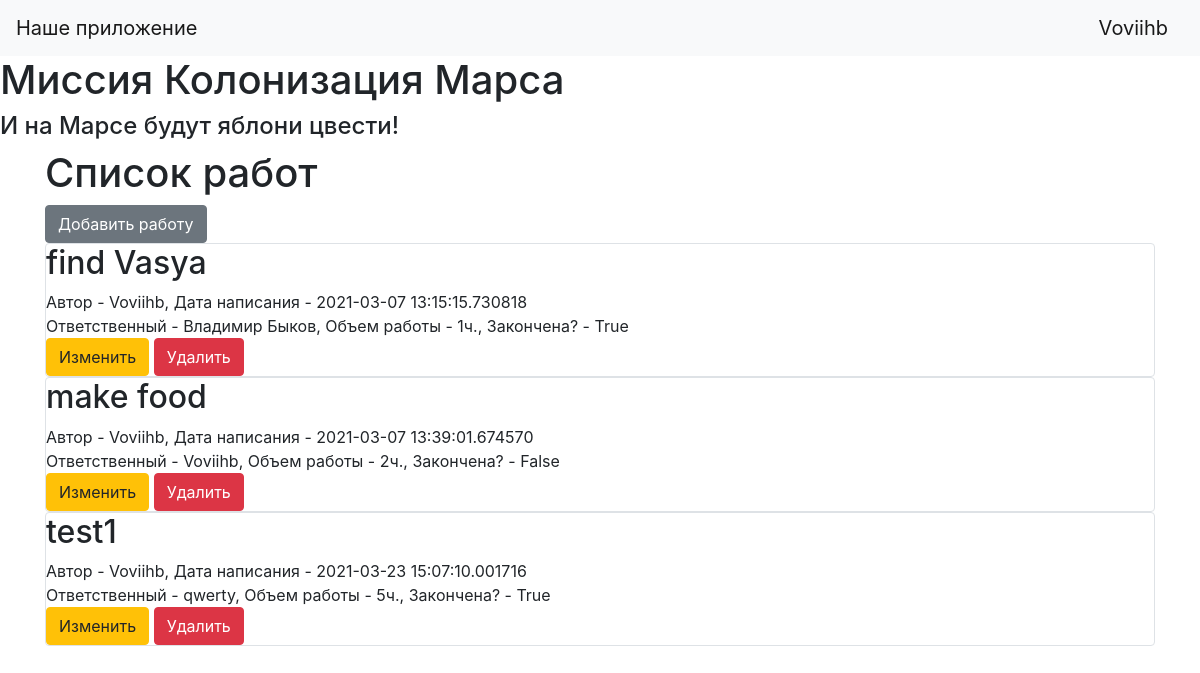
/ (signed in), run on the app's committed database.
### data/users.py (models this page shows, shortened)
class User(SqlAlchemyBase, UserMixin):
    __tablename__ = 'users'
    id = sqlalchemy.Column(sqlalchemy.Integer, primary_key=True, autoincrement=True)
    name = sqlalchemy.Column(sqlalchemy.String, nullable=True)
    about = sqlalchemy.Column(sqlalchemy.String, nullable=True)
    email = sqlalchemy.Column(sqlalchemy.String, index=True, unique=True, nullable=True)
    hashed_password = sqlalchemy.Column(sqlalchemy.String, nullable=True)
    created_date = sqlalchemy.Column(sqlalchemy.DateTime, default=datetime.datetime.now)

### data/jobs.py (models this page shows, shortened)
class Jobs(SqlAlchemyBase):
    __tablename__ = 'jobs'
    id = sqlalchemy.Column(sqlalchemy.Integer, primary_key=True, autoincrement=True)
    job = sqlalchemy.Column(sqlalchemy.String, nullable=True)
    work_size = sqlalchemy.Column(sqlalchemy.Integer, nullable=True)
    collaborators = sqlalchemy.Column(sqlalchemy.String, nullable=True)
    start_date = sqlalchemy.Column(sqlalchemy.DateTime, default=datetime.datetime.now, nullable=True)
    end_date = sqlalchemy.Column(sqlalchemy.DateTime, nullable=True)
    is_finished = sqlalchemy.Column(sqlalchemy.Boolean, nullable=True)
    user_id = sqlalchemy.Column(sqlalchemy.Integer, sqlalchemy.ForeignKey("users.id"))
    user = orm.relationship('User', foreign_keys="Jobs.user_id", backref="jobs")
    team_leader = sqlalchemy.Column(sqlalchemy.Integer, sqlalchemy.ForeignKey("users.id"))
    tl = orm.relation('User', foreign_keys="Jobs.team_leader")

### main.py (the view)
@app.route("/")
def index():
    db_sess = db_session.create_session()
    jobs = db_sess.query(Jobs)
    return render_template("index.html", jobs=jobs)

### data/db_session.py (called while the page is built)
def create_session() -> Session:
    global __factory
    return __factory()

### main.py (called while the page is built)
@login_manager.user_loader
def load_user(user_id):
    db_sess = db_session.create_session()
    return db_sess.query(User).get(user_id)

### templates/index.html (shortened to what this page needs)
{% extends "base.html" %}
{% block content %}
    <h1>Список работ</h1>
    {% if current_user.is_authenticated %}
        <a href="addjob" class="btn btn-secondary">Добавить работу</a>
    {% endif %}
    {% for item in jobs %}
        <div class="col-md6 border rounded">
            <h2>{{ item.job}}</h2>
            <div>
                Автор - {{ item.user.name }}, Дата написания - {{ item.start_date }}
            </div>
            <div>
                Ответственный - {{ item.tl.name }}, Объем работы - {{ item.work_size}}ч., Закончена? - {{ item.is_finished}}
            </div>
            {% if current_user.is_authenticated and current_user == item.user %}
                <div>
                    <a href="/news/{{ item.id }}" class="btn btn-warning">Изменить</a>
                    <a href="/news_delete/{{ item.id }}" class="btn btn-danger">Удалить</a>
                </div>
            {% endif %}
        </div>
    {% endfor %}
{% endblock %}

### templates/base.html (shortened to what this page needs)
<!doctype html>
<html lang="en">
<head>
    <link rel="stylesheet" href="https://stackpath.bootstrapcdn.com/bootstrap/4.4.1/css/bootstrap.min.css">
</head>
  <body>
    <header>
        <nav class="navbar navbar-light bg-light">
        <a class="navbar-brand" href="#">Наше приложение</a>
        {% if current_user.is_authenticated %}
            <a class="navbar-brand" href="/logout">{{ current_user.name }}</a>
        {% else %}
            <p>
                <a class="btn btn-primary " href="/register">Зарегистрироваться</a>
                <a class="btn btn-success" href="/login">Войти</a>
            </p>
        {% endif %}
    </nav>
    </header>
    <h1>Миссия Колонизация Марса</h1>
    <h4>И на Марсе будут яблони цвести!</h4>
    <main role="main" class="container">
        {% block content %}{% endblock %}
    </main>
  </body>
</html>

### data on the page
User: name "Voviihb"
Jobs: job "find Vasya", user.name "Voviihb", start_date "2021-03-07 13:15:15.730818", tl.name "Владимир Быков", work_size "1", is_finished "True"
Jobs: job "make food", user.name "Voviihb", start_date "2021-03-07 13:39:01.674570", tl.name "Voviihb", work_size "2", is_finished "False"
Jobs: job "test1", user.name "Voviihb", start_date "2021-03-23 15:07:10.001716", tl.name "qwerty", work_size "5", is_finished "True"
